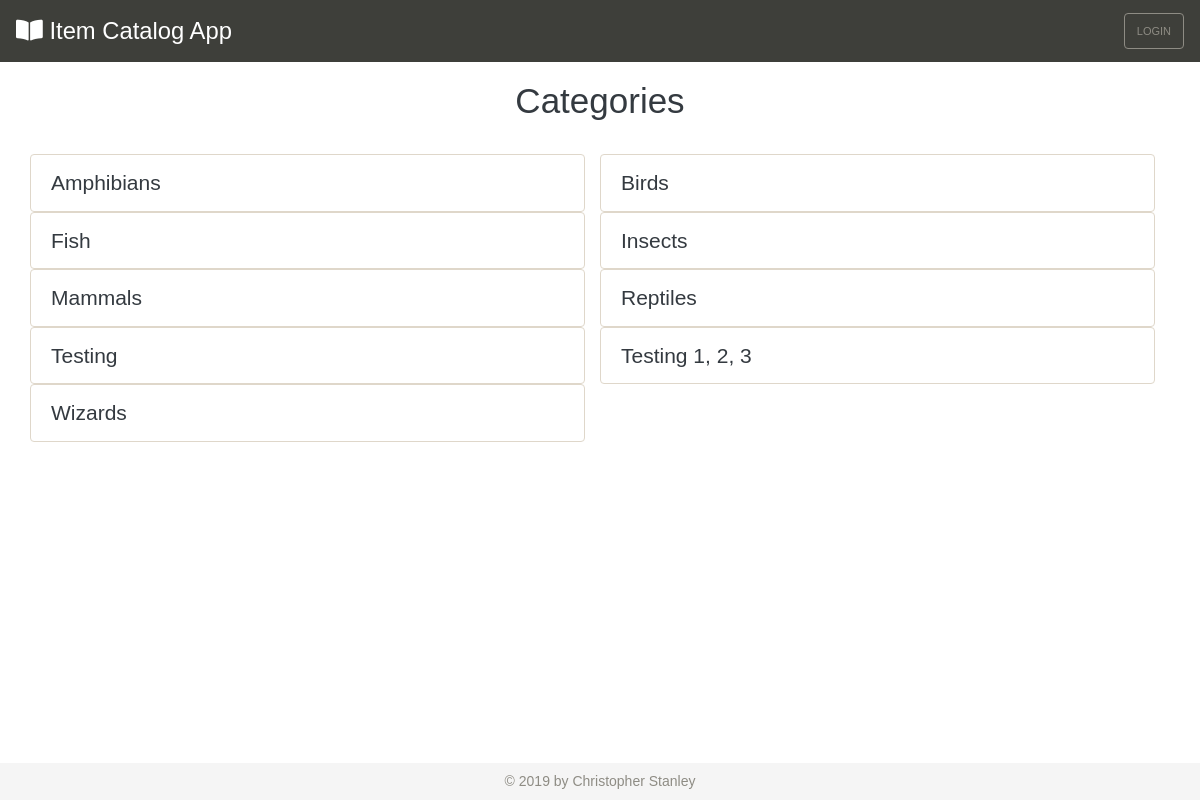
The page /categories/ on the database as committed earlier.
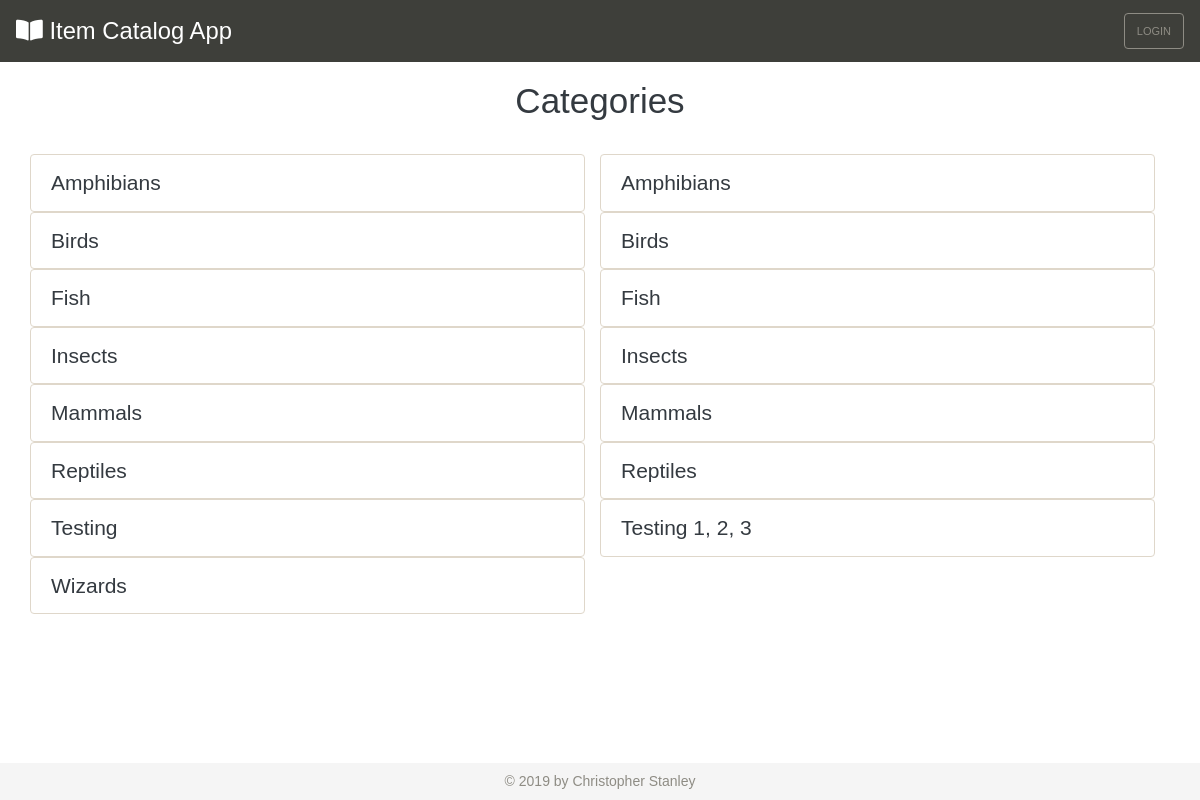
The same page on the database as committed later.
### database_setup.py (models this page shows, shortened)
class Category(Base):
    __tablename__ = 'category'
    name = Column(String(80), nullable = False)
    id = Column(Integer, primary_key = True)
    user_id = Column(Integer, ForeignKey('user.id'))
    user = relationship(User)

### project.py (the view)
@app.route('/')
@app.route('/categories/')
def showCategories():
    categories = session.query(Category).order_by(Category.name)
    if 'username' not in login_session:
        return render_template('publiccategories.html', categories = categories)
    else:
        user = getUserInfo(login_session['user_id'])
        return render_template('categories.html', categories = categories, user = user)

### templates/publiccategories.html (shortened to what this page needs)
{% extends "base.html" %}
{% block content %}
<div class="row">
    <div class="col-12">
        <h1 class="text-center">Categories</h1>
    </div>
</div>
<div class="row mt-4">
    {% for i in categories %}
    <div class="col-md-6 col-12 list-group">
        <a class="list-group-item list-group-item-action" id="list-{{i.name}}-list" href={{ url_for('showItems', category_id = i.id) }}>{{i.name}}</a>
    </div>
    {% endfor %}
</div>
{% endblock %}

### templates/base.html (shortened to what this page needs)
<!DOCTYPE html>
<html lang="en">
<head>
    <link rel="stylesheet" href="https://bootswatch.com/4/sandstone/bootstrap.min.css">
    <link rel="stylesheet" type="text/css" href="{{ url_for('static', filename='styles.css') }}">
    <link rel="stylesheet" href="https://use.fontawesome.com/releases/v5.8.1/css/all.css">
</head>
<body id="body">
    <div class="d-flex flex-column h-100">
        <header>
            <nav class="navbar navbar-expand-lg navbar-dark bg-primary">
                <a class="navbar-brand" href="{{ url_for('showCategories')}}"><i class="fas fa-book-open"></i> <span>Item Catalog App</span></a>
                <div class="collapse navbar-collapse justify-content-end" id="navbarNavDropdown">
                    <ul class="navbar-nav">
                        {% if 'username' not in session %}
                        <li class="nav-item">
                            <a class="btn btn-outline-secondary" href="{{ url_for('showLogin') }}">Login</a>
                        </li>
                        {% endif %}
                    </ul>
                </div>
            </nav>
        </header>
        <main>
            <div id="content" class="container mt-2">{% block content %}{% endblock %}</div>
        </main>
        <footer id="footer" class="footer mt-auto py-2">
            <div class="container text-center">
                <span class="text-muted">&copy; 2019 by Christopher Stanley</span>
            </div>
        </footer>
    </div>
</body>
</html>

### static/styles.css (style rules this page uses)
html #body { font-family: 'Concert One', sans-serif; color: #343a40; height: 100vh; }
nav { margin-bottom: 10px; }
.navbar-brand { font-size: 1.7em; }
.footer { background-color: #f5f5f5; }
.list-group a { text-decoration: none; color: #343a40; font-size: 1.5em; }

Rows that differ between the two databases and show on the page:
added Category: name "Amphibians"
added Category: name "Birds"
added Category: name "Fish"
added Category: name "Insects"
added Category: name "Mammals"
added Category: name "Reptiles"
